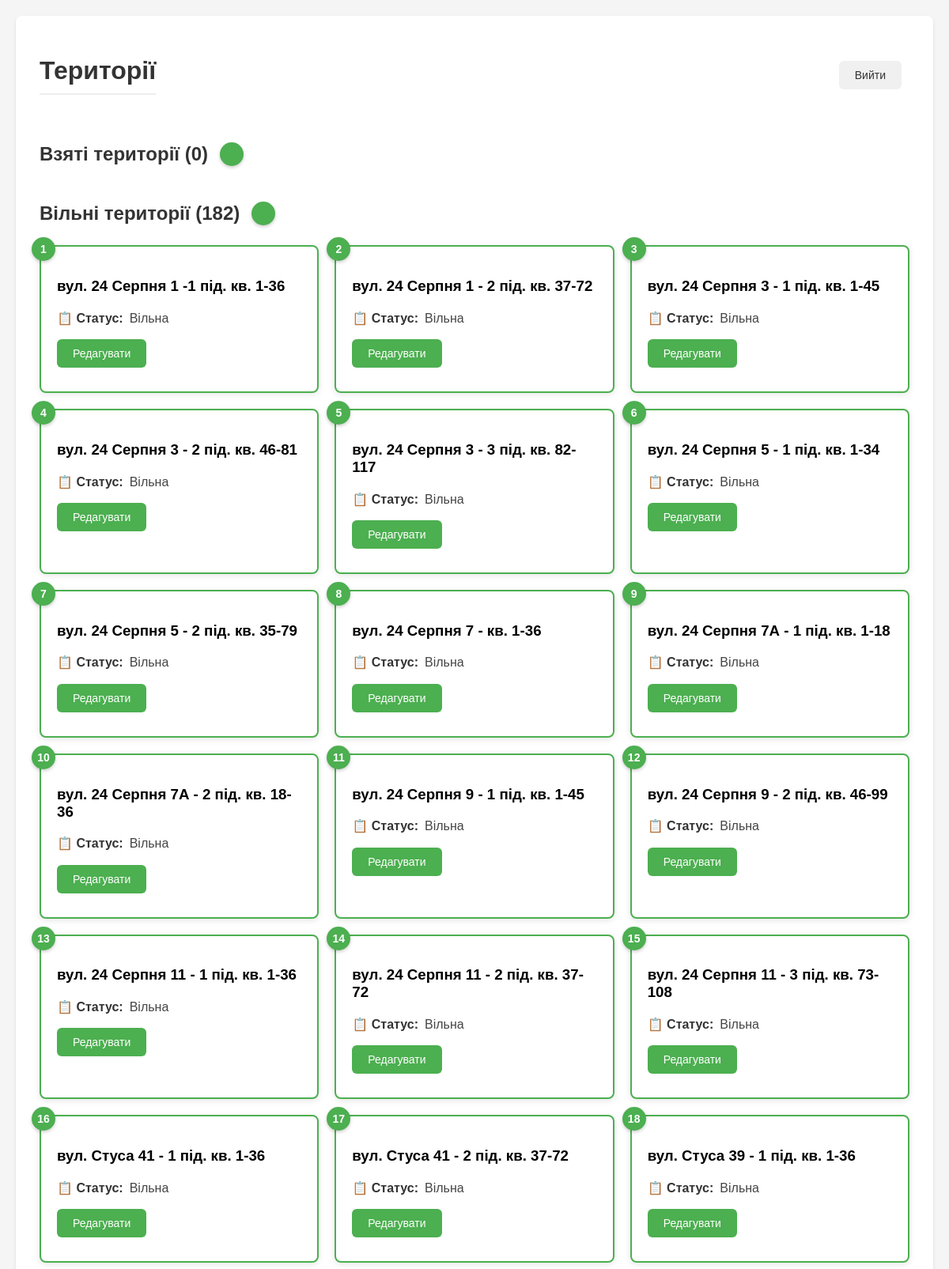
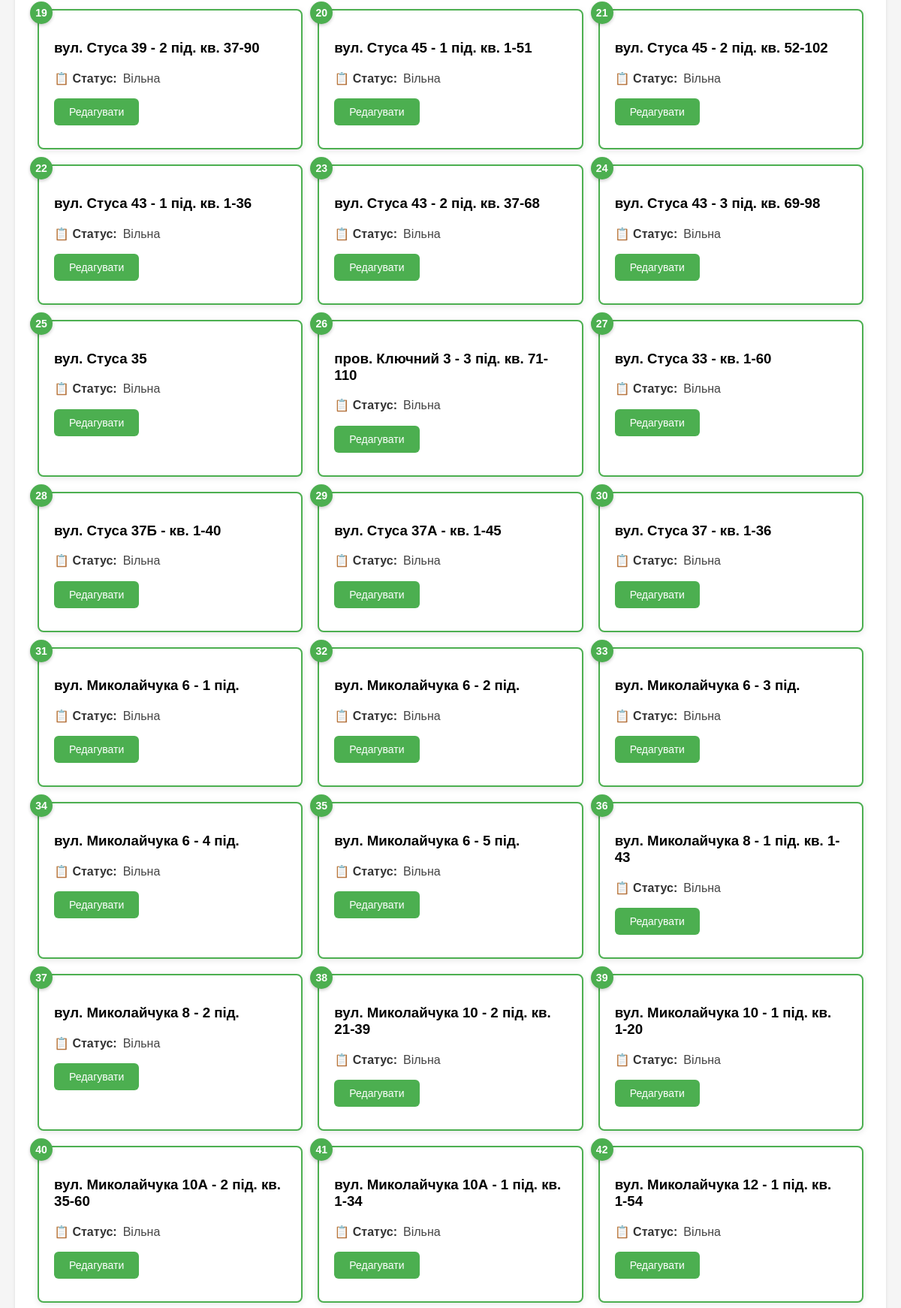
The page / (signed in, upper part) on the database its author committed (2 pictures, top to bottom).
### tables this page shows
CREATE TABLE territories (
                id INTEGER PRIMARY KEY,
                name TEXT,
                custom_name TEXT,
                status TEXT DEFAULT 'Вільна',
                taken_by TEXT DEFAULT '',
                date_taken TEXT DEFAULT '',
                date_due TEXT DEFAULT '',
                notes TEXT DEFAULT ''
            );

### app.py (the view)
@app.route('/')
def index():
    if not session.get('logged_in'):
        return redirect(url_for('login'))
    try:
        territories = db.get_all_territories()
        taken = []
        free = []
        for territory in territories:
            territory_tuple = (
                territory['id'],
                territory['name'] or f"Територія {territory['id']}",
                territory['status'],
                territory['taken_by'],
                territory['date_taken'],
                territory['date_due'],
                territory['notes']
            )
            if territory['status'] == 'Взято':
                due_date = datetime.strptime(territory['date_due'], '%d.%m.%Y') if territory['date_due'] else None
                is_due_soon = False
                if due_date:
                    days_left = (due_date - datetime.now()).days
                    is_due_soon = days_left <= 10
                taken.append((territory_tuple, is_due_soon))
            else:
                free.append(territory_tuple)
        return render_template('index.html',
                            taken=taken,
                            free=free,
                            is_admin=(session.get('role') == 'admin'))
    except Exception as e:
        logger.error(f"Помилка при отриманні даних: {str(e)}")
        return "Помилка при отриманні даних", 500

### sqlite_db.py (called while the page is built)
    def get_all_territories(self) -> List[Dict]:
        try:
            conn = sqlite3.connect(self.db_name)
            cursor = conn.cursor()
            cursor.execute('''
            SELECT id, custom_name as name, status, taken_by, date_taken, date_due, notes
            FROM territories ORDER BY id
            ''')
            territories = []
            for row in cursor.fetchall():
                territories.append({
                    'id': row[0],
                    'name': row[1],
                    'status': row[2],
                    'taken_by': row[3],
                    'date_taken': row[4],
                    'date_due': row[5],
                    'notes': row[6]
                })
            conn.close()
            return territories
        except Exception as e:
            logger.error(f"Помилка отримання списку територій: {str(e)}")
            raise

### templates/index.html (shortened to what this page needs)
<!DOCTYPE html>
<html lang="uk">
<head>
  <link rel="stylesheet" href="{{ url_for('static', filename='css/style.css') }}">
</head>
<body>
  <div class="container">
    <div class="header-actions">
      <h1>Території</h1>
      <a href="{{ url_for('login') }}" class="btn btn-secondary">Вийти</a>
    </div>
    <div class="section">
      <h2 class="section-title">
        Взяті території ({{ taken|length }})
        <div class="toggle" id="toggleTaken"></div>
      </h2>
    </div>
    <div class="section">
      <h2 class="section-title">
        Вільні території ({{ free|length }})
        <div class="toggle" id="toggleFree"></div>
      </h2>
      <div class="territory-grid" id="freeGrid">
        {% for territory in free %}
        <div class="territory-card free">
          <div class="territory-number">{{ territory[0] }}</div>
          <h3>{{ territory[1] }}</h3>
          <div class="territory-info">
            <p><strong>📋 Статус:</strong> {{ territory[2] }}</p>
          </div>
          {% if is_admin %}
          <a href="{{ url_for('update_territory', territory_id=territory[0]) }}" class="btn btn-primary">Редагувати</a>
          {% else %}
          <a href="{{ url_for('update_territory', territory_id=territory[0]) }}" class="btn btn-secondary">Переглянути</a>
          {% endif %}
        </div>
        {% endfor %}
      </div>
    </div>
  </div>
</body>
</html>

### static/css/style.css (style rules this page uses)
body { font-family: Arial, sans-serif; margin: 0; padding: 20px; background-color: #f5f5f5; }
.container { max-width: 1200px; margin: 0 auto; background: white; padding: 30px; border-radius: 8px; box-shadow: 0 2px 4px rgba(0,0,0,0.1); }
h1 { color: #333; margin-bottom: 30px; padding-bottom: 10px; border-bottom: 2px solid #eee; }
.territory-grid { display: grid; grid-template-columns: repeat(auto-fill, minmax(280px, 1fr)); gap: 20px; }
.territory-card { background: #fff; border-radius: 8px; padding: 20px; box-shadow: 0 2px 8px rgba(0,0,0,0.1); position: relative; transition: all 0.3s ease; }
.territory-card.free { border: 2px solid #4CAF50; }
.territory-number { position: absolute; top: -12px; left: -12px; width: 30px; height: 30px; background: #4CAF50; color: white; border-radius: 50%; display: flex; align-items: center; justify-content: center; font-size: 14px; font-weight: bold; box-shadow: 0 2px 4px rgba(0,0,0,0.2); }
.territory-info { margin: 15px 0; color: #444; }
.territory-info p { margin: 8px 0; line-height: 1.4; display: flex; align-items: center; gap: 8px; }
.territory-info strong { color: #333; display: inline-flex; align-items: center; gap: 4px; }
label, h2 { display: flex !important; align-items: center; gap: 8px; }
.btn { display: inline-block; padding: 10px 20px; border: none; border-radius: 6px; cursor: pointer; text-decoration: none; font-size: 14px; font-weight: 500; transition: all 0.2s ease; margin-right: 10px; margin-bottom: 10px; }
.btn-primary { background: #4CAF50; color: white; }
.btn-secondary { background: #f0f0f0; color: #333; }
.toggle { width: 30px; height: 30px; background-color: #4CAF50; border-radius: 50%; box-shadow: 0 2px 4px rgba(0,0,0,0.2); cursor: pointer; transition: all 0.3s ease; position: relative; }
.section-title { color: #333; margin-bottom: 25px; font-size: 1.5em; display: flex; align-items: center; gap: 15px; }
.header-actions { display: flex; justify-content: space-between; align-items: center; margin-bottom: 30px; }

### rows shown on the page
territories: id "1", custom_name "вул. 24 Серпня 1 -1 під. кв. 1-36", status "Вільна"
territories: id "2", custom_name "вул. 24 Серпня 1 - 2 під. кв. 37-72", status "Вільна"
territories: id "3", custom_name "вул. 24 Серпня 3 - 1 під. кв. 1-45", status "Вільна"
territories: id "4", custom_name "вул. 24 Серпня 3 - 2 під. кв. 46-81", status "Вільна"
territories: id "5", custom_name "вул. 24 Серпня 3 - 3 під. кв. 82-117", status "Вільна"
territories: id "6", custom_name "вул. 24 Серпня 5 - 1 під. кв. 1-34", status "Вільна"
territories: id "7", custom_name "вул. 24 Серпня 5 - 2 під. кв. 35-79", status "Вільна"
territories: id "8", custom_name "вул. 24 Серпня 7 - кв. 1-36", status "Вільна"
territories: id "9", custom_name "вул. 24 Серпня 7А - 1 під. кв. 1-18", status "Вільна"
territories: id "10", custom_name "вул. 24 Серпня 7А - 2 під. кв. 18-36", status "Вільна"
territories: id "11", custom_name "вул. 24 Серпня 9 - 1 під. кв. 1-45", status "Вільна"
territories: id "12", custom_name "вул. 24 Серпня 9 - 2 під. кв. 46-99", status "Вільна"
territories: id "13", custom_name "вул. 24 Серпня 11 - 1 під. кв. 1-36", status "Вільна"
territories: id "14", custom_name "вул. 24 Серпня 11 - 2 під. кв. 37-72", status "Вільна"
territories: id "15", custom_name "вул. 24 Серпня 11 - 3 під. кв. 73-108", status "Вільна"
territories: id "16", custom_name "вул. Стуса 41 - 1 під. кв. 1-36", status "Вільна"
territories: id "17", custom_name "вул. Стуса 41 - 2 під. кв. 37-72", status "Вільна"
territories: id "18", custom_name "вул. Стуса 39 - 1 під. кв. 1-36", status "Вільна"
territories: id "19", custom_name "вул. Стуса 39 - 2 під. кв. 37-90", status "Вільна"
territories: id "20", custom_name "вул. Стуса 45 - 1 під. кв. 1-51", status "Вільна"
territories: id "21", custom_name "вул. Стуса 45 - 2 під. кв. 52-102", status "Вільна"
territories: id "22", custom_name "вул. Стуса 43 - 1 під. кв. 1-36", status "Вільна"
territories: id "23", custom_name "вул. Стуса 43 - 2 під. кв. 37-68", status "Вільна"
territories: id "24", custom_name "вул. Стуса 43 - 3 під. кв. 69-98", status "Вільна"
territories: id "25", custom_name "вул. Стуса 35", status "Вільна"
territories: id "26", custom_name "пров. Ключний 3 - 3 під. кв. 71-110", status "Вільна"
territories: id "27", custom_name "вул. Стуса 33 - кв. 1-60", status "Вільна"
territories: id "28", custom_name "вул. Стуса 37Б - кв. 1-40", status "Вільна"
territories: id "29", custom_name "вул. Стуса 37А - кв. 1-45", status "Вільна"
territories: id "30", custom_name "вул. Стуса 37 - кв. 1-36", status "Вільна"
territories: id "31", custom_name "вул. Миколайчука 6 - 1 під.", status "Вільна"
territories: id "32", custom_name "вул. Миколайчука 6 - 2 під.", status "Вільна"
territories: id "33", custom_name "вул. Миколайчука 6 - 3 під.", status "Вільна"
territories: id "34", custom_name "вул. Миколайчука 6 - 4 під.", status "Вільна"
territories: id "35", custom_name "вул. Миколайчука 6 - 5 під.", status "Вільна"
territories: id "36", custom_name "вул. Миколайчука 8 - 1 під. кв. 1-43", status "Вільна"
territories: id "37", custom_name "вул. Миколайчука 8 - 2 під.", status "Вільна"
territories: id "38", custom_name "вул. Миколайчука 10 - 2 під. кв. 21-39", status "Вільна"
territories: id "39", custom_name "вул. Миколайчука 10 - 1 під. кв. 1-20", status "Вільна"
territories: id "40", custom_name "вул. Миколайчука 10А - 2 під. кв. 35-60", status "Вільна"
territories: id "41", custom_name "вул. Миколайчука 10А - 1 під. кв. 1-34", status "Вільна"
territories: id "42", custom_name "вул. Миколайчука 12 - 1 під. кв. 1-54", status "Вільна"

### other values the page prints
{{ taken|length }} "0"
{{ free|length }} "182"
